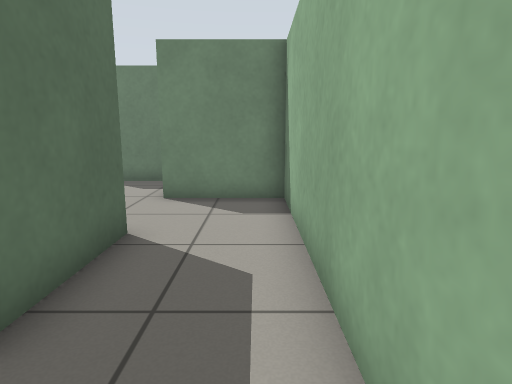
view 1 (above)

12 first-person views from a walk through a robot-simulator world made for Gazebo. The camera is 0.86 m above the floor, tilts 10° down and sees 75° across. The floor is counted in squares, 0.5 m on a side. Each view is taken from the middle of a square. On the plan, view 1 faces up. The plan holds only what a view shows up to about 16 squares ahead; the rest is blank.

view 2
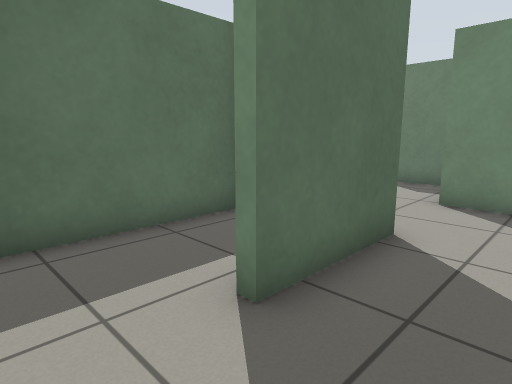

view 3
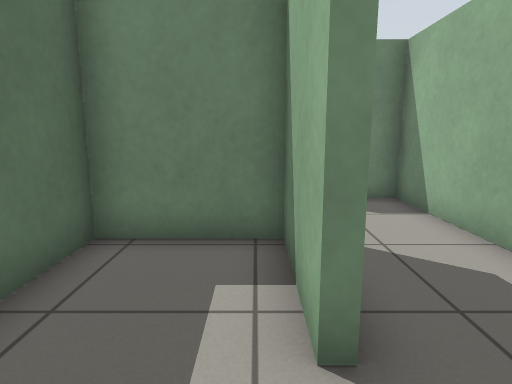

view 4
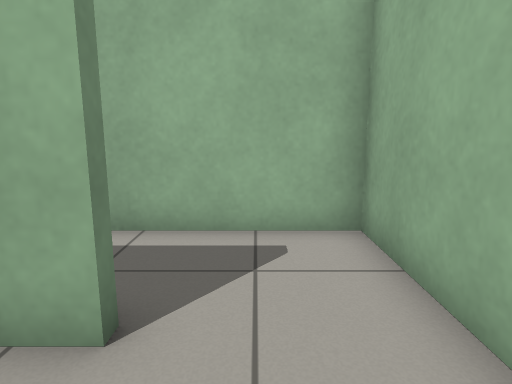

view 5
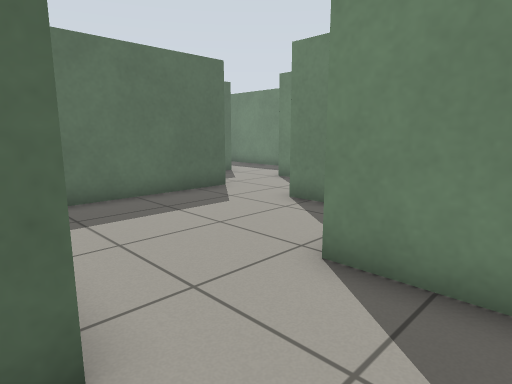

view 6
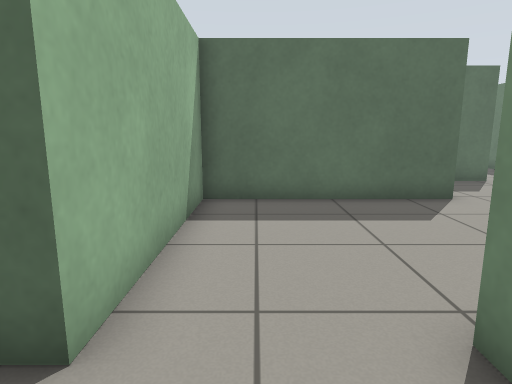

view 7
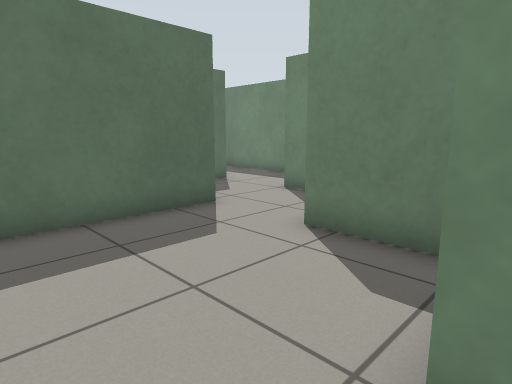

view 8
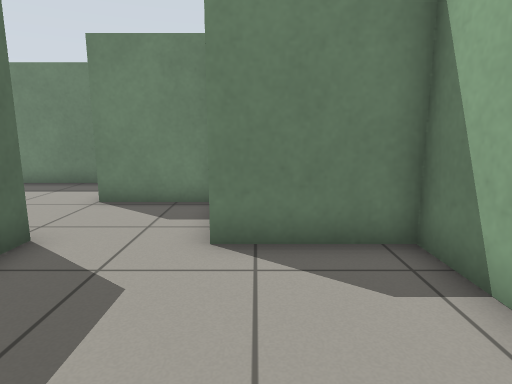

view 9
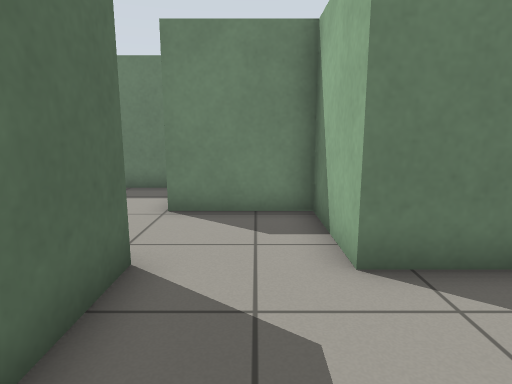

view 10
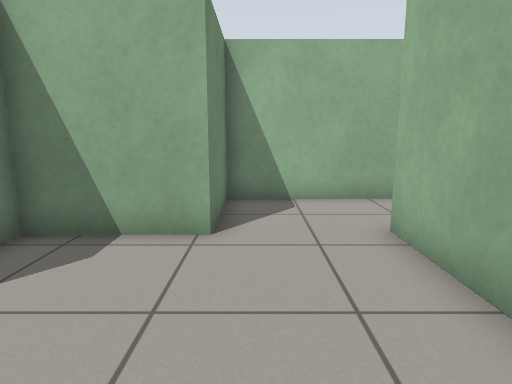

view 11
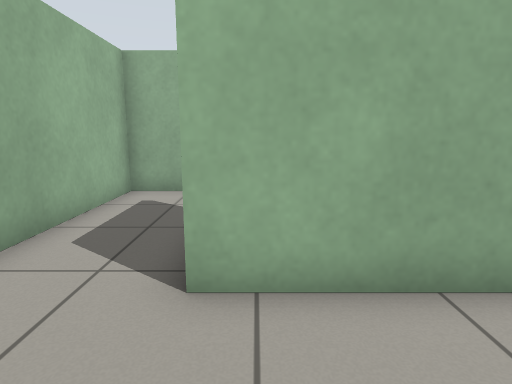

view 12
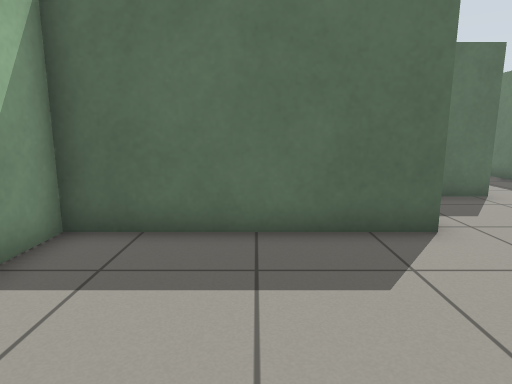

### Floor plan
Ten units are one square. View 1 is at (0, 0); x grows to the right and y downward. Boxes are objects, and circles mark ways between rooms. Rooms are numbered by the first view taken in them; rooms with no view inside come last. Other rooms are left out.
<svg viewBox="-95 -158 108 172">
<path fill="none" stroke="#000" d="M-22 -56 -22 -22 -25 -22M-29 9 8 9 8 -88 -25 -88M-25 -22 -25 -53 -57 -53 -57 -5M-25 -88 -25 -120 -57 -120M-87 -122 -87 -56 -22 -56M-57 -120 -57 -153 -90 -153"/>
<circle cx="-25" cy="-10" r="3" fill="#2a7"/>
<circle cx="-20" cy="-75" r="3" fill="#2a7"/>
<circle cx="-75" cy="-120" r="3" fill="#2a7"/>
<text x="-10" y="-40">1</text>
<text x="-50" y="-20">2</text>
<text x="-60" y="-90">3</text>
<text x="-80" y="-140">4</text>
</svg>
Room 1 opens to room 2. Room 1 opens to room 3. Room 3 opens to room 4.

Where each view was taken, in squares from view 1:
view 1: 0 up, 0 right, facing up
view 2: 0 up, 0 right, facing up-left
view 3: 0 up, 3 left, facing up
view 4: 1 up, 5 left, facing right
view 5: 5 up, 0 right, facing up-left
view 6: 7 up, 0 right, facing left
view 7: 7 up, 2 left, facing up-left
view 8: 7 up, 5 left, facing up
view 9: 8 up, 7 left, facing up
view 10: 8 up, 8 left, facing right
view 11: 9 up, 3 left, facing down
view 12: 9 up, 3 left, facing left
